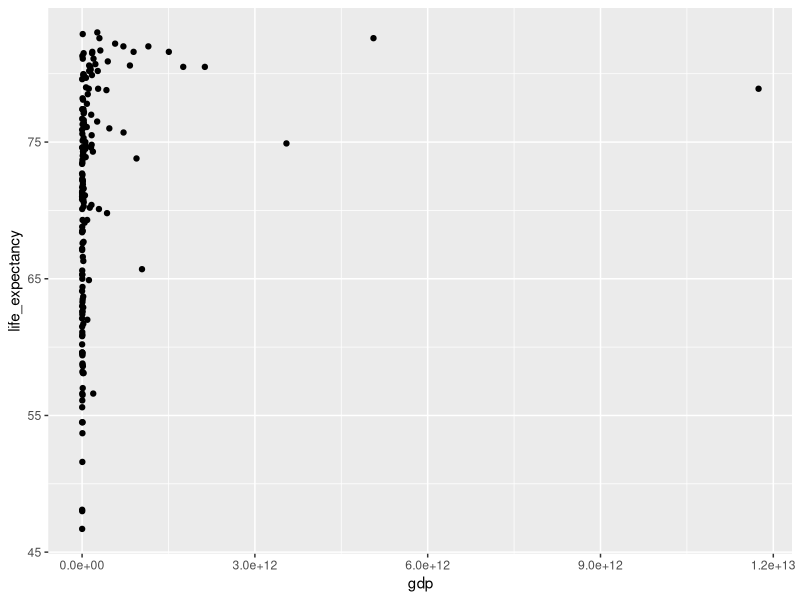

R code for this plot:
## ---- chunk 1
knitr::opts_chunk$set(echo = TRUE)
## ---- chunk 2
# install.packages("dslabs")
library(dslabs)
library(tidyverse)

dim(gapminder)

gap2011 <- gapminder %>%
  as_tibble() %>%
  filter(year==2011)
## ---- chunk 3
ggplot(data = gap2011) +
  geom_point(mapping = aes(x = gdp, y = life_expectancy)) 
